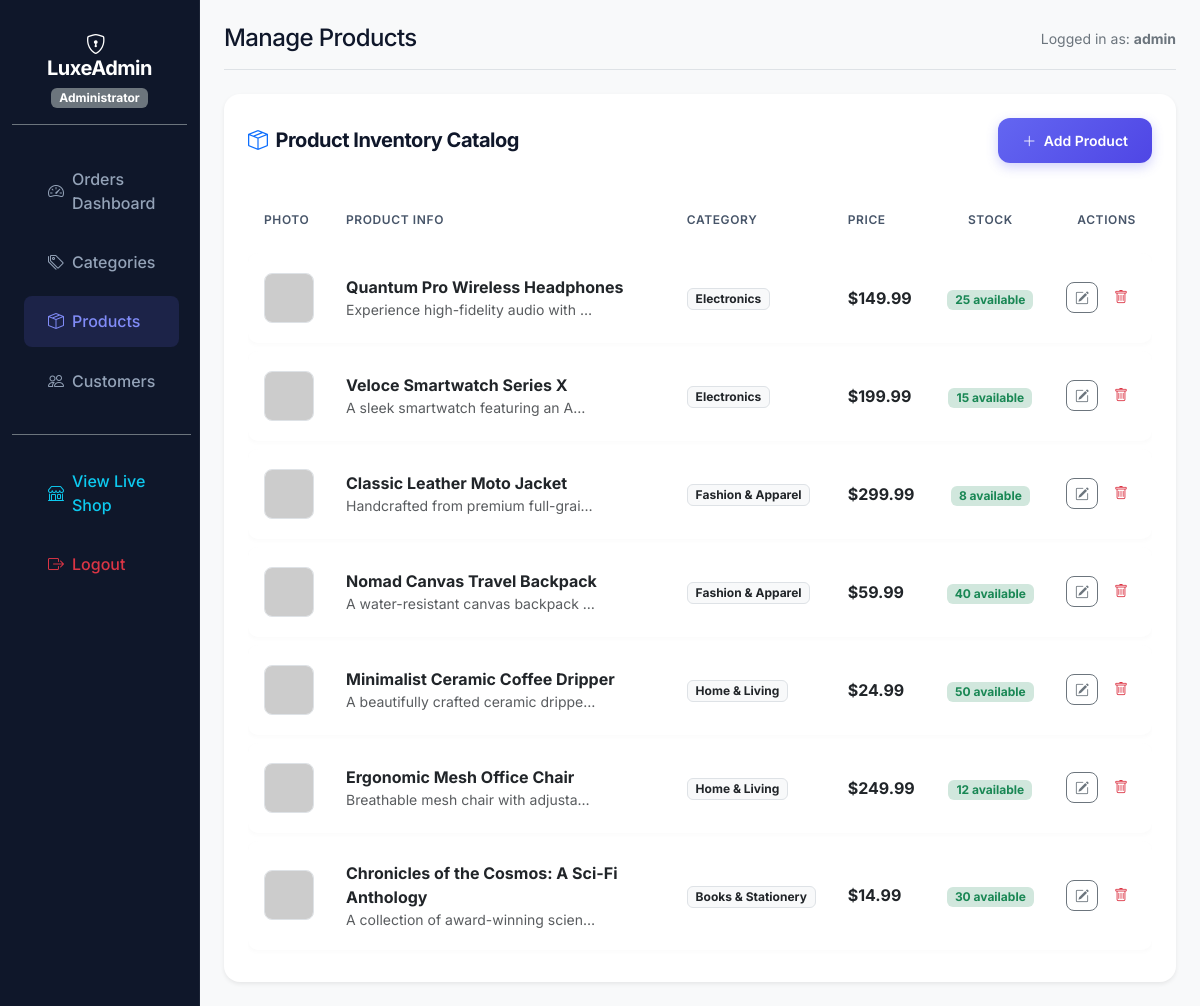
The app's page /admin/products.php (signed in) with its own data.
### tables this page shows
CREATE TABLE IF NOT EXISTS `products` (
    `id` INT AUTO_INCREMENT PRIMARY KEY,
    `category_id` INT NULL,
    `name` VARCHAR(255) NOT NULL,
    `description` TEXT NULL,
    `price` DECIMAL(10,2) NOT NULL,
    `image` VARCHAR(255) NULL,
    `stock` INT NOT NULL DEFAULT 0,
    `created_at` TIMESTAMP DEFAULT CURRENT_TIMESTAMP,
    FOREIGN KEY (`category_id`) REFERENCES `categories`(`id`) ON DELETE SET NULL ON UPDATE CASCADE
);

CREATE TABLE IF NOT EXISTS `categories` (
    `id` INT AUTO_INCREMENT PRIMARY KEY,
    `name` VARCHAR(100) NOT NULL UNIQUE,
    `created_at` TIMESTAMP DEFAULT CURRENT_TIMESTAMP
);

### config/db.php (called while the page is built, shortened)
<?php
function sanitize($data) {
    return htmlspecialchars(trim($data), ENT_QUOTES, 'UTF-8');
}
?>

### admin/products.php (the view, shortened to what this page needs)
<?php
require_once '../config/db.php';
$page_title = "Manage Products";
require_once '../includes/admin_header.php';
$action = isset($_GET['action']) ? $_GET['action'] : 'list';
$edit_product = null;
$categories = [];
try {
    $categories = $pdo->query("SELECT * FROM categories ORDER BY name ASC")->fetchAll();
} catch (PDOException $e) {
}
?>
<?php if ($action === 'add'): ?>
    <div class="card border-0 shadow-sm rounded-4 bg-white p-4">
        <div class="d-flex justify-content-between align-items-center mb-4">
            <h5 class="fw-bold mb-0"><i class="bi bi-plus-circle-fill me-2 text-primary"></i>Add New Product</h5>
            <a href="products.php" class="btn btn-premium-outline btn-sm">Cancel</a>
        </div>
        <form action="products.php" method="POST" enctype="multipart/form-data">
            <div class="row g-3">
                <div class="col-md-6">
                    <label for="name" class="form-label small fw-semibold text-secondary">Product Name</label>
                    <input type="text" name="name" id="name" class="form-control form-control-custom" placeholder="e.g. Wireless Pro Earbuds" required>
                </div>
                <div class="col-md-6">
                    <label for="category_id" class="form-label small fw-semibold text-secondary">Category Association</label>
                    <select name="category_id" id="category_id" class="form-select form-control-custom">
                        <option value="0">Uncategorized</option>
                        <?php foreach ($categories as $cat): ?>
                            <option value="<?php echo $cat['id']; ?>"><?php echo sanitize($cat['name']); ?></option>
                        <?php endforeach; ?>
                    </select>
                </div>
                <div class="col-md-6">
                    <label for="price" class="form-label small fw-semibold text-secondary">Price (USD)</label>
                    <input type="number" name="price" id="price" class="form-control form-control-custom" step="0.01" min="0" placeholder="e.g. 99.99" required>
                </div>
                <div class="col-md-6">
                    <label for="stock" class="form-label small fw-semibold text-secondary">Quantity In Stock</label>
                    <input type="number" name="stock" id="stock" class="form-control form-control-custom" min="0" placeholder="e.g. 50" required>
                </div>
                <div class="col-12">
                    <label for="description" class="form-label small fw-semibold text-secondary">Product Description</label>
                    <textarea name="description" id="description" class="form-control form-control-custom" rows="4" placeholder="Detailed description of features, materials, sizing, etc."></textarea>
                </div>
                <div class="col-12">
                    <label for="image" class="form-label small fw-semibold text-secondary">Product Image</label>
                    <input type="file" name="image" id="image" class="form-control form-control-custom" accept="image/*">
                    <span class="small text-muted">Supports JPG, PNG, GIF, and WEBP. Maximum 2MB size suggested.</span>
                </div>
            </div>
            <button type="submit" name="add_product" class="btn btn-premium mt-4 px-4 py-2 border-0">
                <i class="bi bi-box-arrow-in-down me-1"></i> Save Product
            </button>
        </form>
    </div>
<?php else: ?>
    <?php
    $products = [];
    try {
        $stmt_list = $pdo->query("
            SELECT p.*, c.name AS category_name
            FROM products p
            LEFT JOIN categories c ON p.category_id = c.id
            ORDER BY p.created_at DESC
        ");
        $products = $stmt_list->fetchAll();
    } catch (PDOException $e) {
        $error_msg = "Error retrieving product list.";
    }
    ?>
    <div class="card border-0 shadow-sm rounded-4 bg-white p-4">
        <div class="d-flex justify-content-between align-items-center mb-4 flex-wrap gap-2">
            <h5 class="fw-bold mb-0"><i class="bi bi-box-seam me-2 text-primary"></i>Product Inventory Catalog</h5>
            <a href="products.php?action=add" class="btn btn-premium border-0 btn-sm">
                <i class="bi bi-plus-lg me-1"></i> Add Product
            </a>
        </div>
        <?php if (empty($products)): ?>
            <div class="text-center py-5 text-muted">
                <i class="bi bi-box display-4"></i>
                <h6 class="mt-3">No products found in database inventory.</h6>
            </div>
        <?php else: ?>
            <div class="table-responsive">
                <table class="table align-middle table-premium mb-0">
                    <thead>
                        <tr>
                            <th scope="col" class="ps-3">Photo</th>
                            <th scope="col">Product Info</th>
                            <th scope="col">Category</th>
                            <th scope="col">Price</th>
                            <th scope="col" class="text-center">Stock</th>
                            <th scope="col" class="text-end pe-3">Actions</th>
                        </tr>
                    </thead>
                    <tbody>
                        <?php foreach ($products as $prod): ?>
                            <tr>
                                <td class="ps-3">
                                    <?php if (!empty($prod['image'])): ?>
                                        <img src="../assets/images/<?php echo sanitize($prod['image']); ?>" class="rounded-3 border" style="width: 50px; height: 50px; object-fit: cover;" onerror="this.src='https://placehold.co/50';">
                                    <?php else: ?>
                                        <img src="https://placehold.co/50" class="rounded-3 border" style="width: 50px; height: 50px; object-fit: cover;">
                                    <?php endif; ?>
                                </td>
                                <td>
                                    <div>
                                        <strong class="text-dark"><?php echo sanitize($prod['name']); ?></strong>
                                        <p class="mb-0 text-muted small text-truncate" style="max-width: 250px;"><?php echo sanitize($prod['description']); ?></p>
                                    </div>
                                </td>
                                <td>
                                    <span class="badge bg-light text-dark border">
                                        <?php echo sanitize($prod['category_name'] ?? 'Uncategorized'); ?>
                                    </span>
                                </td>
                                <td class="fw-bold text-indigo">
                                    $<?php echo number_format($prod['price'], 2); ?>
                                </td>
                                <td class="text-center">
                                    <?php if ($prod['stock'] > 0): ?>
                                        <span class="badge bg-success-subtle text-success px-2 py-1"><?php echo $prod['stock']; ?> available</span>
                                    <?php else: ?>
                                        <span class="badge bg-danger-subtle text-danger px-2 py-1">Sold out</span>
                                    <?php endif; ?>
                                </td>
                                <td class="text-end pe-3">
                                    <div class="d-flex justify-content-end gap-2">
                                        <a href="products.php?action=edit&id=<?php echo $prod['id']; ?>" class="btn btn-sm btn-outline-secondary rounded-3" title="Edit Product">
                                            <i class="bi bi-pencil-square"></i>
                                        </a>
                                        <form action="products.php" method="POST" class="d-inline" onsubmit="return confirm('Confirm deletion of product?');">
                                            <button type="submit" name="delete_product" class="btn btn-sm btn-outline-danger border-0" title="Delete Product">
                                                <i class="bi bi-trash"></i>
                                            </button>
                                        </form>
                                    </div>
                                </td>
                            </tr>
                        <?php endforeach; ?>
                    </tbody>
                </table>
            </div>
        <?php endif; ?>
    </div>
<?php endif; ?>
<?php require_once '../includes/admin_footer.php'; ?>

### includes/admin_header.php (shortened to what this page needs)
<?php
$path_to_root = "";
if (strpos($_SERVER['SCRIPT_NAME'], '/admin/') !== false) {
    $path_to_root = "../";
} else {
    $path_to_root = "./";
}
?>
<!DOCTYPE html>
<html lang="en">
<head>
    <link href="https://cdn.jsdelivr.net/npm/bootstrap@5.3.0/dist/css/bootstrap.min.css" rel="stylesheet">
    <link href="https://cdn.jsdelivr.net/npm/bootstrap-icons@1.10.5/font/bootstrap-icons.css" rel="stylesheet">
    <link href="<?php echo $path_to_root; ?>assets/css/style.css" rel="stylesheet">
</head>
<body class="bg-light">
<?php if (isset($_SESSION['admin_id'])): ?>
<div class="container-fluid">
    <div class="row">
        <nav class="col-md-3 col-lg-2 d-md-block admin-sidebar collapse collapse-horizontal" id="sidebarMenu">
            <div class="position-sticky pt-3">
                <div class="px-4 py-3 mb-4 border-bottom border-secondary text-center">
                    <h5 class="text-white mb-0"><i class="bi bi-shield-lock me-2 text-indigo"></i>LuxeAdmin</h5>
                    <span class="badge bg-secondary mt-2">Administrator</span>
                </div>
                <ul class="nav flex-column">
                    <li class="nav-item">
                        <a class="admin-nav-link <?php echo (basename($_SERVER['PHP_SELF']) == 'index.php') ? 'active' : ''; ?>" href="<?php echo $path_to_root; ?>admin/index.php">
                            <i class="bi bi-speedometer2 me-2"></i>Orders Dashboard
                        </a>
                    </li>
                    <li class="nav-item">
                        <a class="admin-nav-link <?php echo (basename($_SERVER['PHP_SELF']) == 'categories.php') ? 'active' : ''; ?>" href="<?php echo $path_to_root; ?>admin/categories.php">
                            <i class="bi bi-tags me-2"></i>Categories
                        </a>
                    </li>
                    <li class="nav-item">
                        <a class="admin-nav-link <?php echo (basename($_SERVER['PHP_SELF']) == 'products.php') ? 'active' : ''; ?>" href="<?php echo $path_to_root; ?>admin/products.php">
                            <i class="bi bi-box-seam me-2"></i>Products
                        </a>
                    </li>
                    <li class="nav-item">
                        <a class="admin-nav-link <?php echo (basename($_SERVER['PHP_SELF']) == 'users.php') ? 'active' : ''; ?>" href="<?php echo $path_to_root; ?>admin/users.php">
                            <i class="bi bi-people me-2"></i>Customers
                        </a>
                    </li>
                    <li class="nav-item mt-4 border-top border-secondary pt-3">
                        <a class="admin-nav-link text-info" href="<?php echo $path_to_root; ?>index.php" target="_blank">
                            <i class="bi bi-shop me-2"></i>View Live Shop
                        </a>
                    </li>
                    <li class="nav-item">
                        <a class="admin-nav-link text-danger" href="<?php echo $path_to_root; ?>admin/logout.php">
                            <i class="bi bi-box-arrow-right me-2"></i>Logout
                        </a>
                    </li>
                </ul>
            </div>
        </nav>
        <main class="col-md-9 ms-sm-auto col-lg-10 px-md-4 py-4">
            <header class="d-flex justify-content-between align-items-center mb-4 pb-3 border-bottom">
                <div class="d-flex align-items-center">
                    <h2 class="h4 mb-0"><?php echo isset($page_title) ? $page_title : "Dashboard"; ?></h2>
                </div>
                <div class="text-secondary small">
                    Logged in as: <strong><?php echo sanitize($_SESSION['admin_username']); ?></strong>
                </div>
            </header>
<?php else: ?>
<div class="container py-5">
<?php endif; ?>

### includes/admin_footer.php (shortened to what this page needs)
<?php if (isset($_SESSION['admin_id'])): ?>
        </main>
    </div>
</div>
<?php else: ?>
</div>
<?php endif; ?>
</body>
</html>

### assets/css/style.css (style rules this page uses)
:root { --primary-gradient: linear-gradient(135deg, #6366f1 0%, #4f46e5 100%); --accent-gradient: linear-gradient(135deg, #14b8a6 0%, #0d9488 100%); --warning-gradient: linear-gradient(135deg, #f59e0b 0%, #d97706 100%); --danger-gradient: linear-gradient(135deg, #ef4444 0%, #dc2626 100%); --bg-main: #f8fafc; --card-bg: #ffffff; --text-primary: #0f172a; --text-secondary: #475569; --border-color: #e2e8f0; --neon-indigo: #818cf8; --font-inter: 'Inter', sans-serif; }
body { font-family: var(--font-inter); background-color: var(--bg-main); color: var(--text-primary); min-height: 100vh; display: flex; flex-direction: column; overflow-x: hidden; }
h1, h2, h3, h4, h5, h6 { font-weight: 700; letter-spacing: -0.025em; color: var(--text-primary); }
.btn-premium { background: var(--primary-gradient); color: #ffffff !important; font-weight: 600; border: none; border-radius: 0.75rem; padding: 0.75rem 1.5rem; transition: all 0.25s ease; box-shadow: 0 4px 12px rgba(99, 102, 241, 0.3); }
.table-premium { border-collapse: separate; border-spacing: 0 0.5rem; }
.table-premium thead th { border: none; color: var(--text-secondary); font-weight: 600; text-transform: uppercase; font-size: 0.75rem; letter-spacing: 0.05em; padding: 1rem; }
.table-premium tbody tr { background: #ffffff; box-shadow: 0 2px 4px rgba(0, 0, 0, 0.02); border-radius: 0.5rem; transition: transform 0.2s ease, box-shadow 0.2s ease; }
.table-premium tbody td { border: none; padding: 1.25rem 1rem; vertical-align: middle; }
.table-premium tbody tr td:first-child { border-top-left-radius: 0.75rem; border-bottom-left-radius: 0.75rem; }
.table-premium tbody tr td:last-child { border-top-right-radius: 0.75rem; border-bottom-right-radius: 0.75rem; }
.admin-sidebar { background: #0f172a; color: #ffffff; min-height: 100vh; border-right: 1px solid rgba(255, 255, 255, 0.05); }
.admin-nav-link { display: flex; align-items: center; padding: 0.85rem 1.5rem; color: #94a3b8; text-decoration: none; border-radius: 0.5rem; margin: 0.25rem 0.75rem; font-weight: 500; transition: all 0.2s ease; }
.admin-nav-link:hover, .admin-nav-link.active { background: rgba(99, 102, 241, 0.15); color: #818cf8; }

### records on screen
products: name "Quantum Pro Wireless Headphones", description "Experience high-fidelity audio with…", category.name "Electronics", price "149.99", stock "25"
products: name "Veloce Smartwatch Series X", description "A sleek smartwatch featuring an A…", category.name "Electronics", price "199.99", stock "15"
products: name "Classic Leather Moto Jacket", description "Handcrafted from premium full-grai…", category.name "Fashion & Apparel", price "299.99", stock "8"
products: name "Nomad Canvas Travel Backpack", description "A water-resistant canvas backpack…", category.name "Fashion & Apparel", price "59.99", stock "40"
products: name "Minimalist Ceramic Coffee Dripper", description "A beautifully crafted ceramic drippe…", category.name "Home & Living", price "24.99", stock "50"
products: name "Ergonomic Mesh Office Chair", description "Breathable mesh chair with adjusta…", category.name "Home & Living", price "249.99", stock "12"
products: name "Chronicles of the Cosmos: A Sci-Fi Anthology", description "A collection of award-winning scien…", category.name "Books & Stationery", price "14.99", stock "30"

### other values on screen
$page_title "Manage Products"
$_SESSION['admin_username'] "admin"
